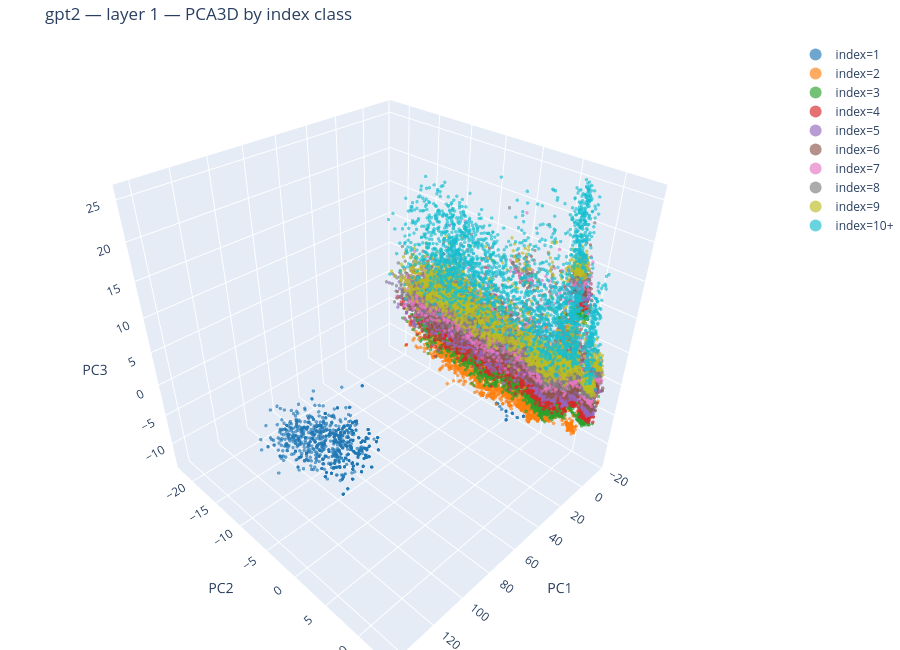
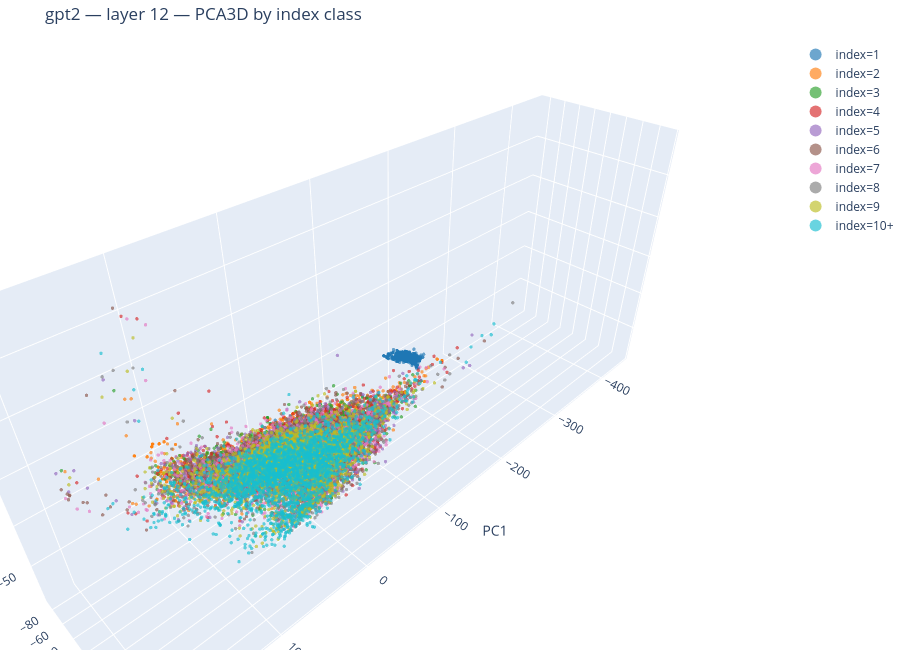

The code cell stored with these charts, in order, in its notebook:
### Code cell
subset = sample_per_class(idx_df, "index_class", MAX_POINTS_PER_CLASS)
print("Total plotted points:", len(subset))

tokenizer, model = build_tokenizer_and_model(MODEL_NAME)
X_by_layer, y = embed_subset_layers(
    df_sent=df_sent,
    subset_df=subset[["sentence_id","word_id","index_class"]],
    tokenizer=tokenizer,
    model=model,
    layers=LAYERS_TO_PLOT,
    word_rep_mode=WORD_REP_MODE,
    batch_size=BATCH_SIZE_SENT,
    max_length=MAX_LENGTH,
)

for layer in LAYERS_TO_PLOT:
    fig = plot_pca3d(X_by_layer[layer], y, title=f"{MODEL_NAME} — layer {layer} — PCA3D by index class")
    fig.show()
    if SAVE_HTML:
        fig.write_html(HTML_PATH)

### Figure 1 — Plotly figure (JSON) as saved in the notebook; plotly's stock layout.template omitted (floating-point values rounded to 4 significant figures; data arrays with more than 128 entries replaced by an {"elided": "..."} marker saying what was removed)
{"data": [{"marker": {"color": "#1f77b4", "opacity": 0.65, "size": 2}, "mode": "markers", "name": "index=1", "type": "scatter3d", "x": {"elided": "2500 float values"}, "y": {"elided": "2500 float values"}, "z": {"elided": "2500 float values"}}, {"marker": {"color": "#ff7f0e", "opacity": 0.65, "size": 2}, "mode": "markers", "name": "index=2", "type": "scatter3d", "x": {"elided": "2500 float values"}, "y": {"elided": "2500 float values"}, "z": {"elided": "2500 float values"}}, {"marker": {"color": "#2ca02c", "opacity": 0.65, "size": 2}, "mode": "markers", "name": "index=3", "type": "scatter3d", "x": {"elided": "2500 float values"}, "y": {"elided": "2500 float values"}, "z": {"elided": "2500 float values"}}, {"marker": {"color": "#d62728", "opacity": 0.65, "size": 2}, "mode": "markers", "name": "index=4", "type": "scatter3d", "x": {"elided": "2500 float values"}, "y": {"elided": "2500 float values"}, "z": {"elided": "2500 float values"}}, {"marker": {"color": "#9467bd", "opacity": 0.65, "size": 2}, "mode": "markers", "name": "index=5", "type": "scatter3d", "x": {"elided": "2500 float values"}, "y": {"elided": "2500 float values"}, "z": {"elided": "2500 float values"}}, {"marker": {"color": "#8c564b", "opacity": 0.65, "size": 2}, "mode": "markers", "name": "index=6", "type": "scatter3d", "x": {"elided": "2500 float values"}, "y": {"elided": "2500 float values"}, "z": {"elided": "2500 float values"}}, {"marker": {"color": "#e377c2", "opacity": 0.65, "size": 2}, "mode": "markers", "name": "index=7", "type": "scatter3d", "x": {"elided": "2500 float values"}, "y": {"elided": "2500 float values"}, "z": {"elided": "2500 float values"}}, {"marker": {"color": "#7f7f7f", "opacity": 0.65, "size": 2}, "mode": "markers", "name": "index=8", "type": "scatter3d", "x": {"elided": "2500 float values"}, "y": {"elided": "2500 float values"}, "z": {"elided": "2500 float values"}}, {"marker": {"color": "#bcbd22", "opacity": 0.65, "size": 2}, "mode": "markers", "name": "index=9", "type": "scatter3d", "x": {"elided": "2500 float values"}, "y": {"elided": "2500 float values"}, "z": {"elided": "2500 float values"}}, {"marker": {"color": "#17becf", "opacity": 0.65, "size": 2}, "mode": "markers", "name": "index=10+", "type": "scatter3d", "x": {"elided": "2500 float values"}, "y": {"elided": "2500 float values"}, "z": {"elided": "2500 float values"}}], "layout": {"height": 650, "legend": {"itemsizing": "constant"}, "margin": {"b": 0, "l": 0, "r": 0, "t": 40}, "scene": {"aspectmode": "auto", "aspectratio": {"x": 1, "y": 1, "z": 1}, "xaxis": {"title": {"text": "PC1"}, "type": "linear"}, "yaxis": {"title": {"text": "PC2"}, "type": "linear"}, "zaxis": {"title": {"text": "PC3"}, "type": "linear"}}, "title": {"text": "gpt2 — layer 1 — PCA3D by index class"}}}

### Figure 2 — Plotly figure (JSON) as saved in the notebook; plotly's stock layout.template omitted (floating-point values rounded to 4 significant figures; data arrays with more than 128 entries replaced by an {"elided": "..."} marker saying what was removed)
{"data": [{"marker": {"color": "#1f77b4", "opacity": 0.65, "size": 2}, "mode": "markers", "name": "index=1", "type": "scatter3d", "x": {"elided": "2500 float values"}, "y": {"elided": "2500 float values"}, "z": {"elided": "2500 float values"}}, {"marker": {"color": "#ff7f0e", "opacity": 0.65, "size": 2}, "mode": "markers", "name": "index=2", "type": "scatter3d", "x": {"elided": "2500 float values"}, "y": {"elided": "2500 float values"}, "z": {"elided": "2500 float values"}}, {"marker": {"color": "#2ca02c", "opacity": 0.65, "size": 2}, "mode": "markers", "name": "index=3", "type": "scatter3d", "x": {"elided": "2500 float values"}, "y": {"elided": "2500 float values"}, "z": {"elided": "2500 float values"}}, {"marker": {"color": "#d62728", "opacity": 0.65, "size": 2}, "mode": "markers", "name": "index=4", "type": "scatter3d", "x": {"elided": "2500 float values"}, "y": {"elided": "2500 float values"}, "z": {"elided": "2500 float values"}}, {"marker": {"color": "#9467bd", "opacity": 0.65, "size": 2}, "mode": "markers", "name": "index=5", "type": "scatter3d", "x": {"elided": "2500 float values"}, "y": {"elided": "2500 float values"}, "z": {"elided": "2500 float values"}}, {"marker": {"color": "#8c564b", "opacity": 0.65, "size": 2}, "mode": "markers", "name": "index=6", "type": "scatter3d", "x": {"elided": "2500 float values"}, "y": {"elided": "2500 float values"}, "z": {"elided": "2500 float values"}}, {"marker": {"color": "#e377c2", "opacity": 0.65, "size": 2}, "mode": "markers", "name": "index=7", "type": "scatter3d", "x": {"elided": "2500 float values"}, "y": {"elided": "2500 float values"}, "z": {"elided": "2500 float values"}}, {"marker": {"color": "#7f7f7f", "opacity": 0.65, "size": 2}, "mode": "markers", "name": "index=8", "type": "scatter3d", "x": {"elided": "2500 float values"}, "y": {"elided": "2500 float values"}, "z": {"elided": "2500 float values"}}, {"marker": {"color": "#bcbd22", "opacity": 0.65, "size": 2}, "mode": "markers", "name": "index=9", "type": "scatter3d", "x": {"elided": "2500 float values"}, "y": {"elided": "2500 float values"}, "z": {"elided": "2500 float values"}}, {"marker": {"color": "#17becf", "opacity": 0.65, "size": 2}, "mode": "markers", "name": "index=10+", "type": "scatter3d", "x": {"elided": "2500 float values"}, "y": {"elided": "2500 float values"}, "z": {"elided": "2500 float values"}}], "layout": {"height": 650, "legend": {"itemsizing": "constant"}, "margin": {"b": 0, "l": 0, "r": 0, "t": 40}, "scene": {"aspectmode": "auto", "aspectratio": {"x": 2.082, "y": 0.5284, "z": 0.9088}, "xaxis": {"title": {"text": "PC1"}, "type": "linear"}, "yaxis": {"title": {"text": "PC2"}, "type": "linear"}, "zaxis": {"title": {"text": "PC3"}, "type": "linear"}}, "title": {"text": "gpt2 — layer 12 — PCA3D by index class"}}}
